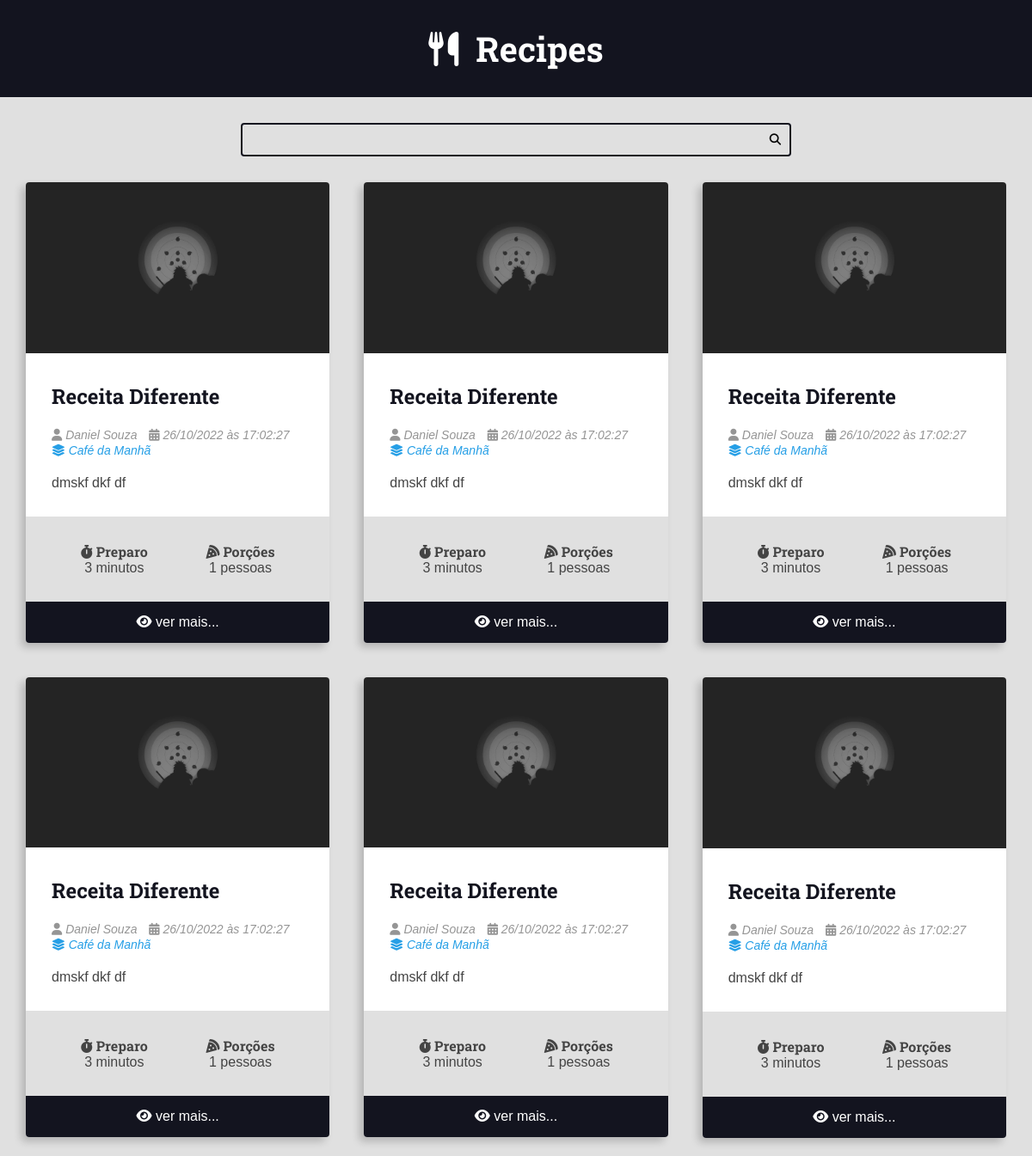
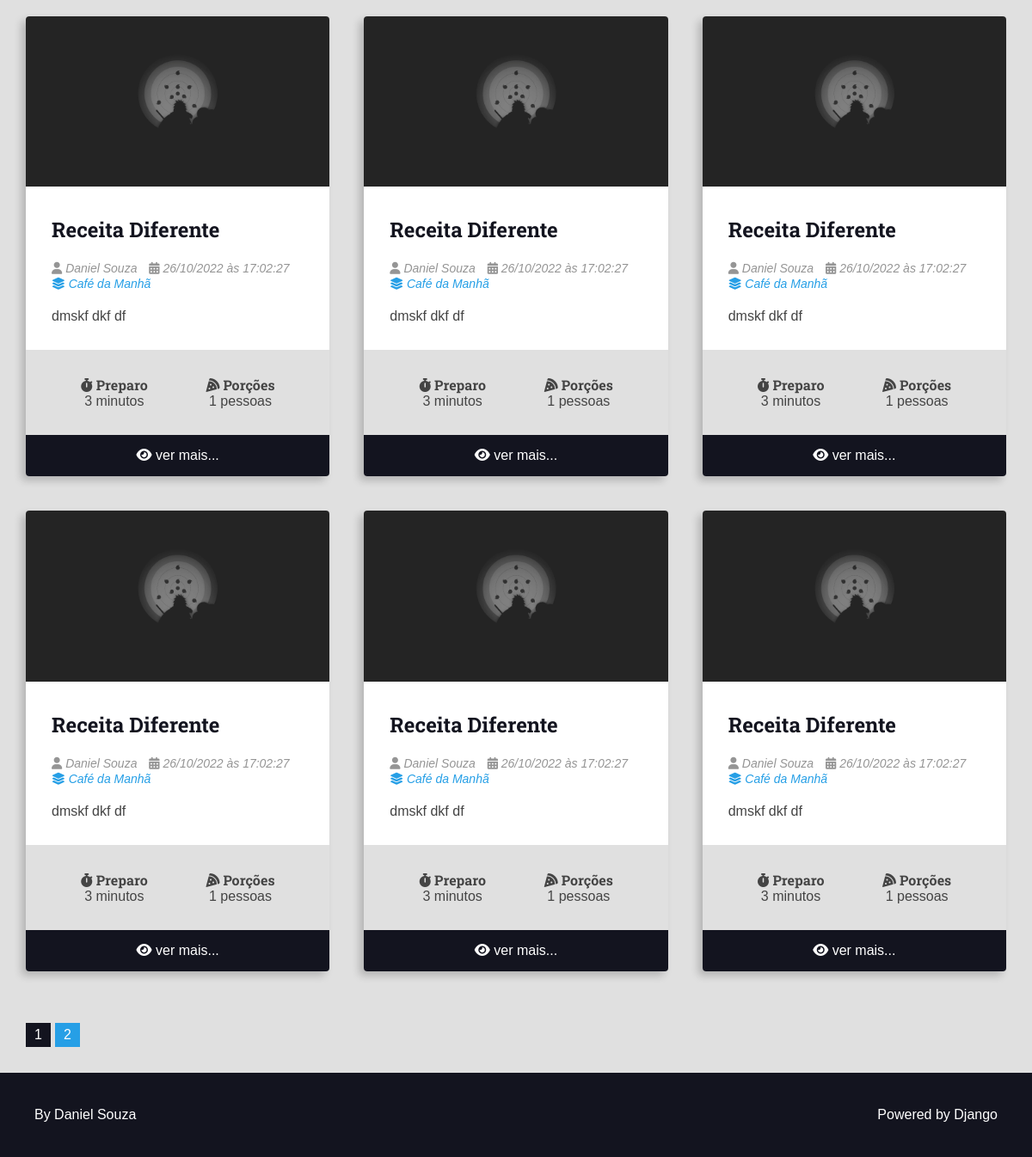
The app's page /, older data (2 pictures, top to bottom).
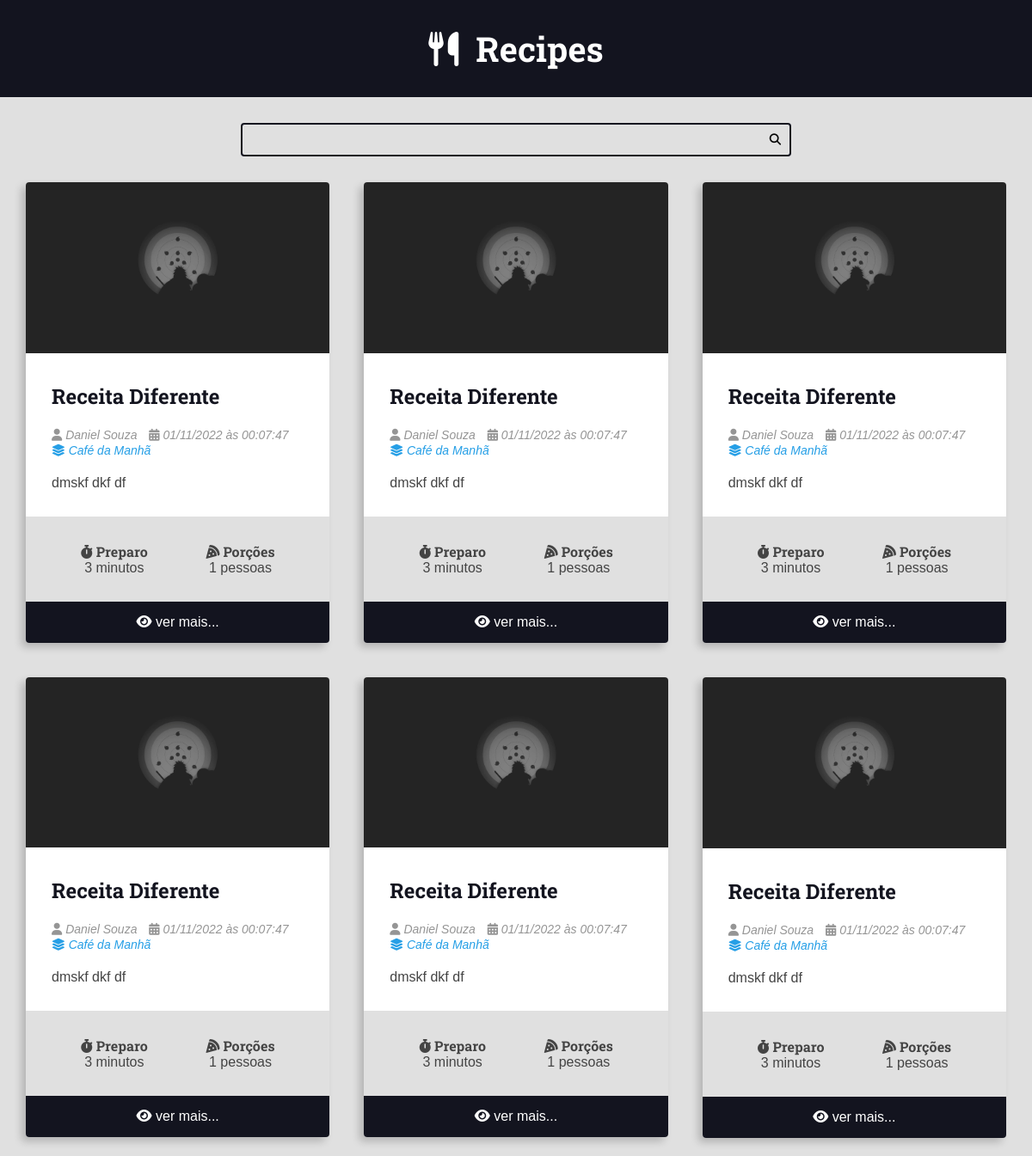
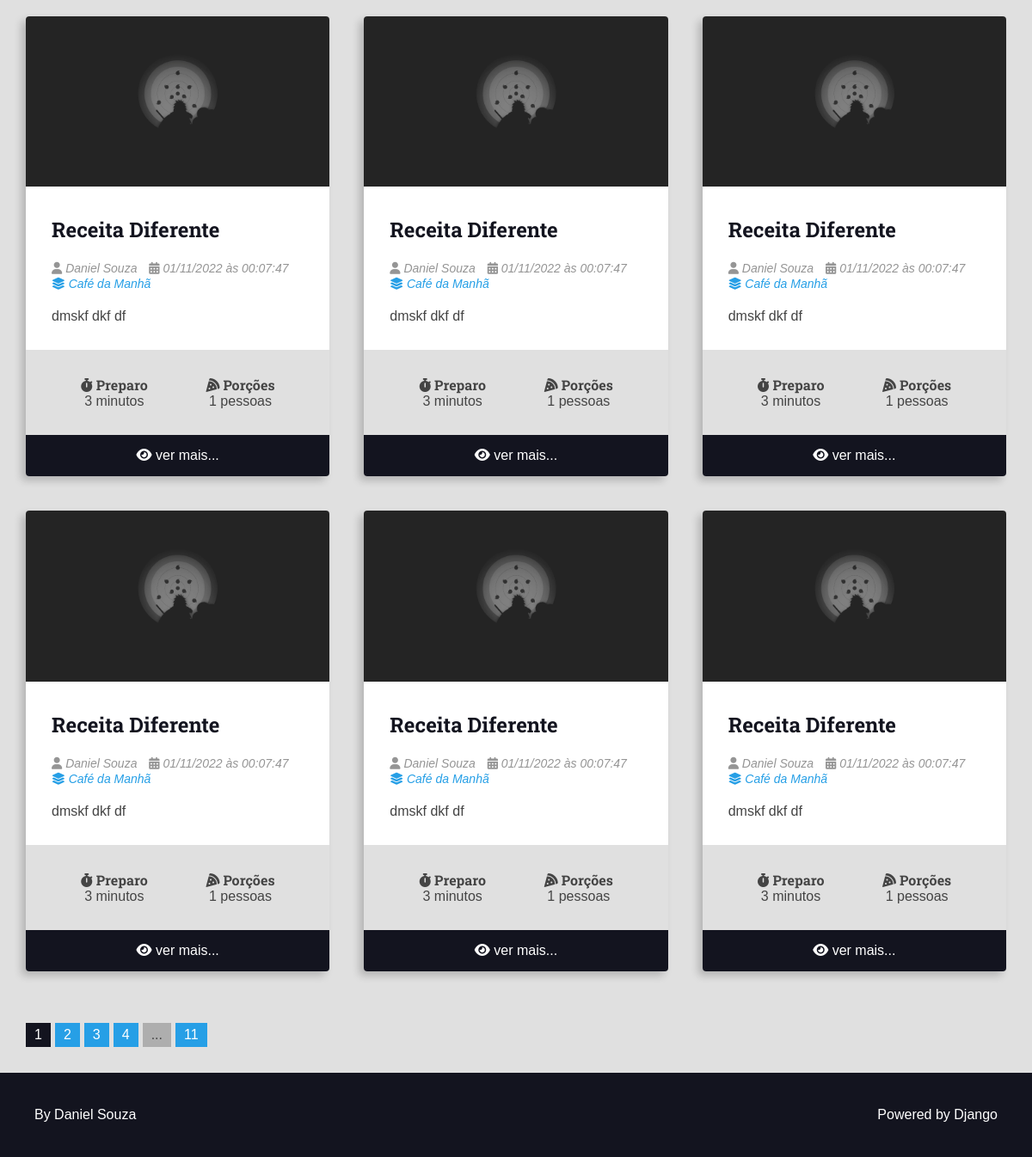
The same page, newer data (2 pictures, top to bottom).
### recipes/models.py (models this page shows, shortened)
class Recipe(models.Model):
    title = models.CharField(max_length=65)
    description = models.CharField(max_length=165)
    slug = models.SlugField(unique=True)
    preparation_time = models.IntegerField()
    preparation_time_unit = models.CharField(max_length=65)
    servings = models.IntegerField()
    servings_unit = models.CharField(max_length=65)
    preparation_steps = models.TextField()
    preparation_steps_is_html = models.BooleanField(default=False)
    created_at = models.DateTimeField(auto_now_add=True)
    updated_at = models.DateTimeField(auto_now=True)
    is_published = models.BooleanField(default=False)
    cover = models.ImageField(
        upload_to='recipes/covers/%Y/%M/%d/', blank=True, default='')
    category = models.ForeignKey(
        Category, on_delete=models.SET_NULL, null=True, blank=True,
        default=None)
    author = models.ForeignKey(
        User, on_delete=models.SET_NULL, null=True)

class Category(models.Model):
    name = models.CharField(max_length=65)

### recipes/views.py (the view)
# urls.py: path('', views.home, name="recipes-home"),
def home(request):
    recipes = Recipe.objects.filter(
        is_published=True).order_by('-id')
    page_obj, pagination_range = make_pagination(request, recipes, PER_PAGES)
    return render(request, 'recipes/pages/home.html', context={
        'recipes': page_obj,
        'pagination_range': pagination_range
    })

### utils/pagination.py (called while the page is built)
def make_pagination(request, queryset, per_page, qty_pages=4):
    try:
        current_page = int(request.GET.get('page', 1))
    except ValueError:
        current_page = 1
    paginator = Paginator(queryset, per_page)
    page_obj = paginator.get_page(current_page)
    pagination_range = make_pagination_range(
        paginator.page_range,
        qty_pages,
        current_page
    )
    return page_obj, pagination_range

### recipes/templates/recipes/pages/home.html (shortened to what this page needs)
{% extends 'global/base.html' %}
{% block content %}
<div class="main-content main-content-list container">
    {% for recipe in recipes %}
        {% include 'recipes/partials/recipe.html' %}
    {% empty %}
        <div class="center m-y">
            <h1>No recipes found here, create you own</h1>
        </div>
    {% endfor %}
</div>
{% endblock content %}

### recipes/templates/recipes/partials/recipe.html (shortened to what this page needs)
<div class="recipe recipe-list-item">
    {% if recipe.cover.url is not Null %}
        <div class="recipe-cover">
            <a href="{% url 'recipes-recipe' recipe.id %}">
                <img src="{{ recipe.cover.url }}" alt="Temporário">
            </a>
        </div>
    {% endif %}
    <div class="recipe-title-container">
        <h2 class="recipe-title">
            <a href="{% url 'recipes-recipe' recipe.id %}">
                {{ recipe.title }}
            </a>
        </h2>
    </div>
    <div class="recipe-author">
        <span class="recipe-author-item">
            <i class="fas fa-user"></i>
            {% if recipe.author is not None %}
                {% if recipe.author.first_name %}
                    {{  recipe.author.first_name }} {{  recipe.author.last_name }}
                {% else %}
                    {{ recipe.author.username }}
                {% endif %}
                {% else %}
                    Desconhecido
            {% endif %}
        </span>
        <span class="recipe-author-item">
            <i class="fas fa-calendar-alt"></i>
            {{ recipe.created_at|date:"d/m/Y" }} às {{recipe.created_at|date:"H:i:s"}}
        </span>
        {% if recipe.category is not None %}
            <span class="recipe-author-item">
                <a href="{% url 'recipes-category' recipe.category.id %}">
                    <i class="fas fa-layer-group"></i>
                 <span>{{ recipe.category.name }}</span>
                </a>
            </span>
        {% endif %}
    </div>
    <div class="recipe-content">
        <p>{{ recipe.description }}</p>
    </div>
    <div class="recipe-meta-container">
        <div class="recipe-meta recipe-preparation">
            <h3 class="recipe-meta-title"><i class="fas fa-stopwatch"></i> Preparo</h3>
            <div class="recipe-meta-text">
                {{ recipe.preparation_time }} {{ recipe.preparation_time_unit }}
            </div>
        </div>
        <div class="recipe-meta recipe-servings">
            <h3 class="recipe-meta-title"><i class="fas fa-pizza-slice"></i> Porções</h3>
            <div class="recipe-meta-text">
                {{ recipe.servings }} {{ recipe.servings_unit }}
            </div>
        </div>
    </div>
    {% if not is_detail_page %}
    <footer class="recipe-footer">
        <a class="recipe-read-more button button-dark button-full-width" href="{% url 'recipes-recipe' recipe.id %}">
            <i class="fas fa-eye"></i>
            <span>ver mais...</span>
        </a>
    </footer>
    {% endif %}
</div>

Row changes from the older to the newer data that the page shows:
no longer on this page (row unchanged): Recipe: cover (picture), title "Receita Diferente", author.first_name "Daniel", author.last_name "Souza", created_at "26/10/2022", created_at "17:02:27", category.name "Café da Manhã", description "dmskf dkf df", preparation_time "3", preparation_time_unit "minutos", servings "1", servings_unit "pessoas"
no longer on this page (row unchanged): Recipe: cover (picture), title "Receita Diferente", author.first_name "Daniel", author.last_name "Souza", created_at "26/10/2022", created_at "17:02:27", category.name "Café da Manhã", description "dmskf dkf df", preparation_time "3", preparation_time_unit "minutos", servings "1", servings_unit "pessoas"
no longer on this page (row unchanged): Recipe: cover (picture), title "Receita Diferente", author.first_name "Daniel", author.last_name "Souza", created_at "26/10/2022", created_at "17:02:27", category.name "Café da Manhã", description "dmskf dkf df", preparation_time "3", preparation_time_unit "minutos", servings "1", servings_unit "pessoas"
no longer on this page (row unchanged): Recipe: cover (picture), title "Receita Diferente", author.first_name "Daniel", author.last_name "Souza", created_at "26/10/2022", created_at "17:02:27", category.name "Café da Manhã", description "dmskf dkf df", preparation_time "3", preparation_time_unit "minutos", servings "1", servings_unit "pessoas"
no longer on this page (row unchanged): Recipe: cover (picture), title "Receita Diferente", author.first_name "Daniel", author.last_name "Souza", created_at "26/10/2022", created_at "17:02:27", category.name "Café da Manhã", description "dmskf dkf df", preparation_time "3", preparation_time_unit "minutos", servings "1", servings_unit "pessoas"
no longer on this page (row unchanged): Recipe: cover (picture), title "Receita Diferente", author.first_name "Daniel", author.last_name "Souza", created_at "26/10/2022", created_at "17:02:27", category.name "Café da Manhã", description "dmskf dkf df", preparation_time "3", preparation_time_unit "minutos", servings "1", servings_unit "pessoas"
no longer on this page (row unchanged): Recipe: cover (picture), title "Receita Diferente", author.first_name "Daniel", author.last_name "Souza", created_at "26/10/2022", created_at "17:02:27", category.name "Café da Manhã", description "dmskf dkf df", preparation_time "3", preparation_time_unit "minutos", servings "1", servings_unit "pessoas"
no longer on this page (row unchanged): Recipe: cover (picture), title "Receita Diferente", author.first_name "Daniel", author.last_name "Souza", created_at "26/10/2022", created_at "17:02:27", category.name "Café da Manhã", description "dmskf dkf df", preparation_time "3", preparation_time_unit "minutos", servings "1", servings_unit "pessoas"
no longer on this page (row unchanged): Recipe: cover (picture), title "Receita Diferente", author.first_name "Daniel", author.last_name "Souza", created_at "26/10/2022", created_at "17:02:27", category.name "Café da Manhã", description "dmskf dkf df", preparation_time "3", preparation_time_unit "minutos", servings "1", servings_unit "pessoas"
no longer on this page (row unchanged): Recipe: cover (picture), title "Receita Diferente", author.first_name "Daniel", author.last_name "Souza", created_at "26/10/2022", created_at "17:02:27", category.name "Café da Manhã", description "dmskf dkf df", preparation_time "3", preparation_time_unit "minutos", servings "1", servings_unit "pessoas"
no longer on this page (row unchanged): Recipe: cover (picture), title "Receita Diferente", author.first_name "Daniel", author.last_name "Souza", created_at "26/10/2022", created_at "17:02:27", category.name "Café da Manhã", description "dmskf dkf df", preparation_time "3", preparation_time_unit "minutos", servings "1", servings_unit "pessoas"
no longer on this page (row unchanged): Recipe: cover (picture), title "Receita Diferente", author.first_name "Daniel", author.last_name "Souza", created_at "26/10/2022", created_at "17:02:27", category.name "Café da Manhã", description "dmskf dkf df", preparation_time "3", preparation_time_unit "minutos", servings "1", servings_unit "pessoas"
added Recipe: cover (picture), title "Receita Diferente", author.first_name "Daniel", author.last_name "Souza", created_at "01/11/2022", created_at "00:07:47", category.name "Café da Manhã", description "dmskf dkf df", preparation_time "3", preparation_time_unit "minutos", servings "1", servings_unit "pessoas"
added Recipe: cover (picture), title "Receita Diferente", author.first_name "Daniel", author.last_name "Souza", created_at "01/11/2022", created_at "00:07:47", category.name "Café da Manhã", description "dmskf dkf df", preparation_time "3", preparation_time_unit "minutos", servings "1", servings_unit "pessoas"
added Recipe: cover (picture), title "Receita Diferente", author.first_name "Daniel", author.last_name "Souza", created_at "01/11/2022", created_at "00:07:47", category.name "Café da Manhã", description "dmskf dkf df", preparation_time "3", preparation_time_unit "minutos", servings "1", servings_unit "pessoas"
added Recipe: cover (picture), title "Receita Diferente", author.first_name "Daniel", author.last_name "Souza", created_at "01/11/2022", created_at "00:07:47", category.name "Café da Manhã", description "dmskf dkf df", preparation_time "3", preparation_time_unit "minutos", servings "1", servings_unit "pessoas"
added Recipe: cover (picture), title "Receita Diferente", author.first_name "Daniel", author.last_name "Souza", created_at "01/11/2022", created_at "00:07:47", category.name "Café da Manhã", description "dmskf dkf df", preparation_time "3", preparation_time_unit "minutos", servings "1", servings_unit "pessoas"
added Recipe: cover (picture), title "Receita Diferente", author.first_name "Daniel", author.last_name "Souza", created_at "01/11/2022", created_at "00:07:47", category.name "Café da Manhã", description "dmskf dkf df", preparation_time "3", preparation_time_unit "minutos", servings "1", servings_unit "pessoas"
added Recipe: cover (picture), title "Receita Diferente", author.first_name "Daniel", author.last_name "Souza", created_at "01/11/2022", created_at "00:07:47", category.name "Café da Manhã", description "dmskf dkf df", preparation_time "3", preparation_time_unit "minutos", servings "1", servings_unit "pessoas"
added Recipe: cover (picture), title "Receita Diferente", author.first_name "Daniel", author.last_name "Souza", created_at "01/11/2022", created_at "00:07:47", category.name "Café da Manhã", description "dmskf dkf df", preparation_time "3", preparation_time_unit "minutos", servings "1", servings_unit "pessoas"
added Recipe: cover (picture), title "Receita Diferente", author.first_name "Daniel", author.last_name "Souza", created_at "01/11/2022", created_at "00:07:47", category.name "Café da Manhã", description "dmskf dkf df", preparation_time "3", preparation_time_unit "minutos", servings "1", servings_unit "pessoas"
added Recipe: cover (picture), title "Receita Diferente", author.first_name "Daniel", author.last_name "Souza", created_at "01/11/2022", created_at "00:07:47", category.name "Café da Manhã", description "dmskf dkf df", preparation_time "3", preparation_time_unit "minutos", servings "1", servings_unit "pessoas"
added Recipe: cover (picture), title "Receita Diferente", author.first_name "Daniel", author.last_name "Souza", created_at "01/11/2022", created_at "00:07:47", category.name "Café da Manhã", description "dmskf dkf df", preparation_time "3", preparation_time_unit "minutos", servings "1", servings_unit "pessoas"
added Recipe: cover (picture), title "Receita Diferente", author.first_name "Daniel", author.last_name "Souza", created_at "01/11/2022", created_at "00:07:47", category.name "Café da Manhã", description "dmskf dkf df", preparation_time "3", preparation_time_unit "minutos", servings "1", servings_unit "pessoas"
Text that changed along with them:
{{ pagination_range.total_pages }}: (not shown) → "11"
new list line: "3"
new list line: "4"
